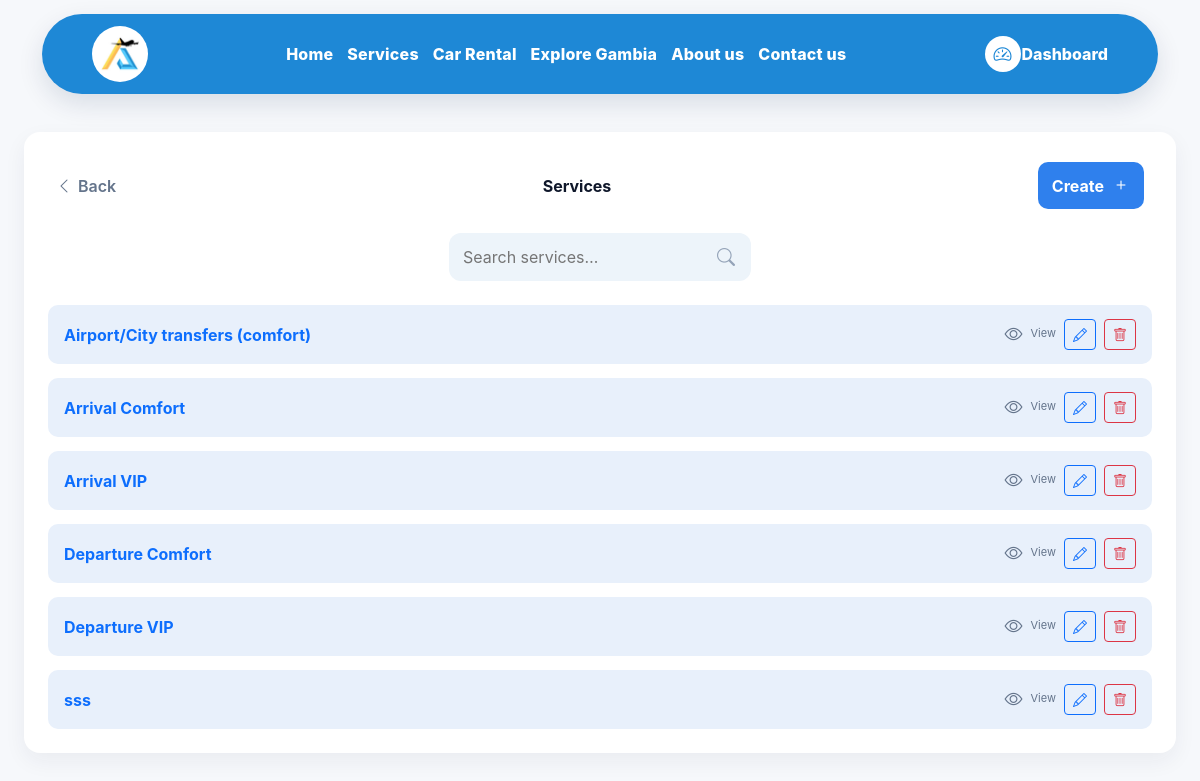
Screenshot of /services/ (signed in) with the database file from the repository.
### apps/services/models.py (models this page shows, shortened)
class AirportService(models.Model):
    name = models.CharField(max_length=100)
    description = models.TextField(blank=True, null=True)
    price = models.DecimalField(
        max_digits=10, decimal_places=2, validators=[MinValueValidator(0)]
    )
    available = models.BooleanField(default=True, db_index=True)
    image = models.ImageField(upload_to="services/", blank=True, null=True)
    tags = models.CharField(max_length=200, blank=True, default="")
    class Meta:
        ordering = ["name"]
        indexes = [
            models.Index(fields=["available", "name"]),
            models.Index(fields=["price"]),
        ]

### apps/services/views.py (the view)
# urls.py: path("", service_list, name="list"),
@login_required
def service_list(request):
    q = (request.GET.get("q") or "").strip()
    qs = AirportService.objects.all()
    if q:
        qs = qs.filter(Q(name__icontains=q) | Q(description__icontains=q))
    return render(request, "services/service_list.html", {"services": qs, "q": q})

### apps/services/templates/services/service_list.html (shortened to what this page needs)
{% extends "base.html" %}
{% load static %}
{% block extra_head %}
<link rel="stylesheet" href="{% static 'css/dashboard.css' %}">
<link rel="stylesheet" href="{% static 'css/services.css' %}?v=8">
{% endblock %}
{% block content %}
<div class="container wrap">
  <div class="card p-4 round-24">
    <div class="topbar">
      <a href="/dashboard/" class="back-link">
        <i class="bi bi-chevron-left"></i> Back
      </a>
      <div class="title">Services</div>
      <a href="{% url 'services:create' %}" class="btn-create">
        Create <i class="bi bi-plus"></i>
      </a>
    </div>
    <form method="get" class="searchbar" role="search">
      <input type="search" name="q" value="{{ q }}" placeholder="Search services…" aria-label="Search services">
      <button type="submit" aria-label="Search">
        <i class="bi bi-search"></i>
      </button>
    </form>
    {% if services %}
      <div class="list">
      {% for svc in services %}
  <div class="row-item">
    <a class="d-flex align-items-center text-decoration-none flex-grow-1 justify-content-between"
       href="{% url 'services:detail' svc.pk %}">
      <span class="name">{{ svc.name }}</span>
      <span class="view">
        <i class="bi bi-eye"></i>
        <small>View</small>
      </span>
    </a>
    {% if request.user.is_staff %}
      <a href="{% url 'services:edit' svc.pk %}" class="btn btn-outline-primary btn-sm ms-2" title="Edit">
        <i class="bi bi-pencil"></i>
      </a>
      <form method="post" action="{% url 'services:delete' svc.pk %}"
            onsubmit="return confirm('Delete this service permanently?');" class="ms-2">
        <button type="submit" class="btn btn-outline-danger btn-sm" title="Delete">
          <i class="bi bi-trash"></i>
        </button>
      </form>
    {% endif %}
  </div>
{% endfor %}
      </div>
    {% else %}
      <div class="empty">No services found.</div>
    {% endif %}
  </div>
</div>
{% endblock %}

### static/css/dashboard.css (style rules this page uses)
:root { --bg: #f6f8fb; --surface: #ffffff; --ink: #0f172a; --muted: #475569; --muted-2: #94a3b8; --primary: #2563eb; --accent: #10b981; --shadow: 0 12px 30px rgba(15, 23, 42, 0.08); --radius: 16px; }
body { background: var(--bg) !important; font-family: "Inter", "SF Pro Display", system-ui, -apple-system, sans-serif; color: var(--ink); }
.round-24 { border-radius: 24px; }
.topbar { display: flex; align-items: center; gap: 10px; padding: 6px 8px; color: var(--ink); }
.card { border: 0; border-radius: 16px; box-shadow: var(--shadow); background: var(--surface); }
.back-link { text-decoration:none; color:var(--muted); font-weight:700; }
body { scroll-padding-top: 70px; }

### static/css/services.css (style rules this page uses)
:root { --brand:#2f80ed; --brand-ink:#0f3a7a; --ink:#0f172a; --muted:#6b7280; --card:#ffffff; --tile:#edf4fa; --soft:#ffffff; --cream: linear-gradient(135deg, #0E98D6 0%, #FCCB56 100%); --shadow:0 8px 22px rgba(26,39,68,.06); --footer-grad: linear-gradient(90deg, #0E98D6 0%, #7FC8F8 100%); --footer-ink:#0f172a; --footer-muted:#6b7280; }
.card { background:var(--card); border-radius:12px; box-shadow:var(--shadow); }
:root { --brand:#2f80ed; --ink:#0f172a; --muted:#6b7280; --card:#ffffff; --tile:#edf4fa; --row:#e9f0f8; }
.wrap { max-width: 1200px; margin: 24px auto; padding: 0 12px; }
.card { background:var(--card); border-radius:16px; padding:24px; box-shadow:0 8px 22px rgba(26,39,68,.06); }
.topbar { display:flex; align-items:center; justify-content:space-between; gap:12px; }
.back-link { color:#64748b; text-decoration:none; display:inline-flex; align-items:center; gap:6px; font-weight:600; }
.title { font-weight:700; color:var(--ink); text-align:center; flex:1; }
.btn-create { background:var(--brand); color:#fff; font-weight:700; border:none; border-radius:10px; padding:10px 14px; text-decoration:none; display:inline-flex; align-items:center; gap:8px; }
.btn-create i { font-size:18px; }
.searchbar { margin:18px auto 14px; max-width:520px; position:relative; }
.searchbar input { width:100%; border:none; outline:none; background:var(--tile); padding:12px 40px 12px 14px; border-radius:12px; font-size:16px; }
.searchbar button { position:absolute; right:10px; top:50%; transform:translateY(-50%); border:none; background:transparent; color:#94a3b8; font-size:18px; }
.list { display:flex; flex-direction:column; gap:14px; margin-top:10px; }
.row-item { display:flex; align-items:center; justify-content:space-between; background:#e8f0fb; border-radius:10px; padding:14px 16px; text-decoration:none; color:var(--ink); }
.row-item .name { font-weight:700; }
.row-item .view { display:flex; align-items:center; gap:8px; color:#64748b; }
.row-item .view i { font-size:18px; }
.row-item .view small { display:block; font-size:11px; margin-top:-2px; }

### rows the page displays
AirportService: name "Airport/City transfers (comfort)"
AirportService: name "Arrival Comfort"
AirportService: name "Arrival VIP"
AirportService: name "Departure Comfort"
AirportService: name "Departure VIP"
AirportService: name "sss"
